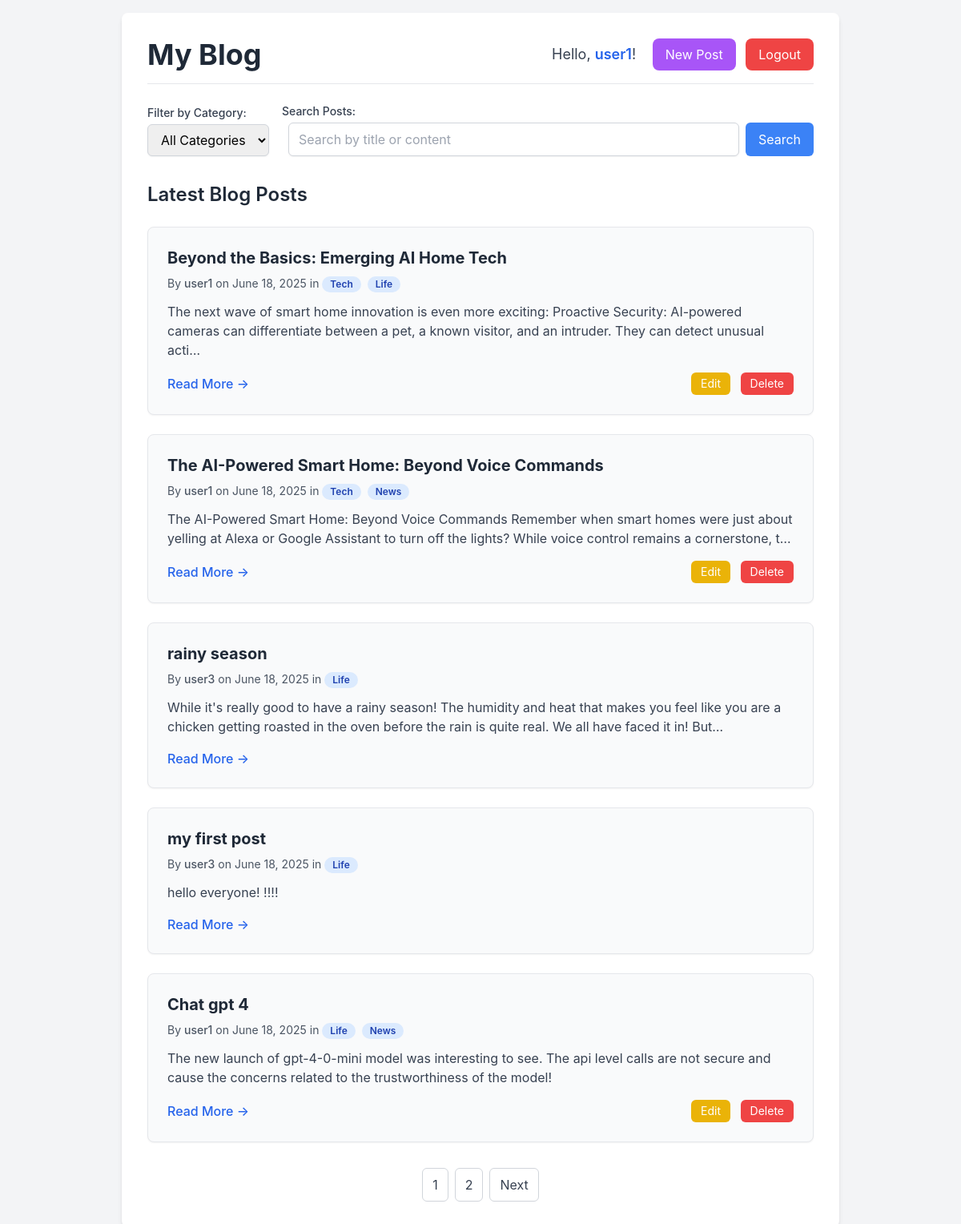
Page / (signed in) on the committed database.
### blog/models.py (models this page shows, shortened)
class User(AbstractUser):
    email = models.EmailField(unique=True)
    avatar = models.ImageField(upload_to='avatars/', null=True, blank=True)
    bio = models.TextField(null=True, blank=True)
    groups = models.ManyToManyField(
        'auth.Group',
        related_name='custom_user_groups',
        blank=True,
        help_text='Groups this user belongs to.'
    )
    user_permissions = models.ManyToManyField(
        'auth.Permission',
        related_name='custom_user_permissions',
        blank=True,
        help_text='User-specific permissions.'
    )

class BlogPost(models.Model):
    title = models.CharField(max_length=200)
    content = models.TextField()
    author = models.ForeignKey(User, on_delete=models.CASCADE,   related_name='blog_posts')
    published_date = models.DateTimeField(auto_now_add=True)
    is_published = models.BooleanField(default=True)
    categories = models.ManyToManyField(Category)
    created_at = models.DateTimeField(auto_now_add=True)
    updated_at = models.DateTimeField(auto_now=True)

class Category(models.Model):
    name = models.CharField(max_length=100)
    description = models.TextField(null=True, blank=True)
    created_at = models.DateTimeField(auto_now_add=True)
    updated_at = models.DateTimeField(auto_now=True)

### blog/views.py (the view)
# urls.py: path('', HomePageView.as_view(), name='home'), # Your home page with dynamic content
class HomePageView(View):
    template_name = 'home.html'
    paginate_by = 5 # Number of posts per page
    def get(self, request, *args, **kwargs):
        posts = BlogPost.objects.filter(is_published=True).order_by('-published_date')
        category_id = request.GET.get('category')
        if category_id:
            posts = posts.filter(categories__id=category_id)
        search_query = request.GET.get('q')
        if search_query:
            posts = posts.filter(
                Q(title__icontains=search_query) | Q(content__icontains=search_query)
            ).distinct() # distinct() to to avoid duplication posts
        paginator = Paginator(posts, self.paginate_by)
        page_number = request.GET.get('page')
        page_obj = paginator.get_page(page_number)
        context = {
            'page_obj': page_obj,
            'categories': Category.objects.all().order_by('name'), # All categories for dropdown
            'selected_category': category_id, # To pre-select dropdown
            'search_query': search_query, # To pre-fill search box
        }
        return render(request, self.template_name, context)

### blog/context_processors.py (called while the page is built)
def categories_processor(request):
    return {'all_categories': Category.objects.all().order_by('name')}

### templates/home.html (shortened to what this page needs)
<!DOCTYPE html>
<html lang="en">
<head>
    <script src="https://cdn.tailwindcss.com"></script>
</head>
<body class="bg-gray-100 flex flex-col items-center min-h-screen p-4">
    <div class="bg-white p-8 rounded-lg shadow-md w-full max-w-4xl">
        <nav class="flex justify-between items-center mb-6 pb-4 border-b border-gray-200">
            <h1 class="text-4xl font-bold text-gray-800">My Blog</h1>
            <div>
                {% if user.is_authenticated %}
                    <span class="text-lg text-gray-700 mr-4">Hello, <span class="font-semibold text-blue-600">{{ user.username }}</span>!</span>
                    <a href="{% url 'create_post' %}" class="inline-block bg-purple-500 text-white px-4 py-2 rounded-lg hover:bg-purple-600 transition duration-300 mr-2">New Post</a>
                    <form action="{% url 'logout' %}" method="post" class="inline-block m-0 p-0">
                        <button type="submit" class="inline-block bg-red-500 text-white px-4 py-2 rounded-lg hover:bg-red-600 transition duration-300">
                            Logout
                        </button>
                    </form>
                {% endif %}
            </div>
        </nav>
        <div class="mb-8 flex flex-col md:flex-row md:items-end justify-between space-y-4 md:space-y-0 md:space-x-4">
            <div class="w-full md:w-auto">
                <label for="category-filter" class="block text-sm font-medium text-gray-700 mb-1">Filter by Category:</label>
                <select id="category-filter" class="block w-full px-3 py-2 border border-gray-300 rounded-md shadow-sm focus:outline-none focus:ring-blue-500 focus:border-blue-500"
                        onchange="this.options[this.selectedIndex].value ? window.location.href = '?category=' + this.options[this.selectedIndex].value : window.location.href = '{% url "home" %}'">
                    <option value="">All Categories</option>
                </select>
            </div>
            <div class="w-full md:w-auto flex-grow">
                <label for="search-input" class="block text-sm font-medium text-gray-700 mb-1">Search Posts:</label>
                <form method="get" action="{% url 'home' %}" class="flex space-x-2">
                    <input type="text" id="search-input" name="q" placeholder="Search by title or content"
                           class="flex-grow px-3 py-2 border border-gray-300 rounded-md shadow-sm focus:outline-none focus:ring-2 focus:ring-blue-500 focus:border-blue-500"
                           value="{{ search_query|default:"" }}">
                    <button type="submit" class="bg-blue-500 text-white px-4 py-2 rounded-md hover:bg-blue-600 transition duration-300">Search</button>
                </form>
            </div>
        </div>
        <h2 class="text-2xl font-semibold text-gray-800 mb-6">Latest Blog Posts</h2>
        {% if page_obj.object_list %}
            <div class="space-y-6">
                {% for post in page_obj.object_list %}
                    <div class="bg-gray-50 p-6 rounded-lg shadow-sm border border-gray-200">
                        <h3 class="text-xl font-bold text-gray-800 mb-2">{{ post.title }}</h3>
                        <p class="text-sm text-gray-600 mb-3">
                            By <span class="font-medium">{{ post.author.username }}</span> on {{ post.published_date|date:"F d, Y" }}
                            {% if post.categories.all %}
                                in
                                {% for category in post.categories.all %}
                                    <span class="inline-block bg-blue-100 text-blue-800 text-xs font-semibold px-2.5 py-0.5 rounded-full mr-1">{{ category.name }}</span>
                                {% endfor %}
                            {% endif %}
                        </p>
                        <p class="text-gray-700 mb-4">{{ post.content|truncatechars:200 }}</p>
                        <div class="flex justify-between items-center mt-4">
                            <button onclick="openPostModal('{{ post.pk }}', '{% url "post_detail_api" post.pk %}')"
                                    class="text-blue-600 hover:text-blue-800 font-medium cursor-pointer">
                                Read More &rarr;
                            </button>
                            {% if user.is_authenticated and user == post.author %}
                                <div class="space-x-2">
                                    <a href="{% url 'post_edit' post.pk %}" class="inline-block bg-yellow-500 text-white px-3 py-1 text-sm rounded-md hover:bg-yellow-600 transition duration-300">Edit</a>
                                    <a href="{% url 'post_delete' post.pk %}"
                                       onclick="return confirm('Are you sure you want to delete the post titled \'{{ post.title|escapejs }}\'?')"
                                       class="inline-block bg-red-500 text-white px-3 py-1 text-sm rounded-md hover:bg-red-600 transition duration-300">Delete</a>
                                </div>
                            {% endif %}
                        </div>
                    </div>
                {% endfor %}
            </div>
            <nav class="mt-8 flex justify-center items-center space-x-2">
                {% for num in page_obj.paginator.page_range %}
                    <a href="?page={{ num }}{% if selected_category %}&category={{ selected_category }}{% endif %}{% if search_query %}&q={{ search_query }}{% endif %}"
                       class="px-3 py-2 rounded-md border border-gray-300 bg-white text-gray-700 hover:bg-gray-100
                              {% if page_obj.number == num %} pagination-active {% endif %}">
                        {{ num }}
                    </a>
                {% endfor %}
                {% if page_obj.has_next %}
                    <a href="?page={{ page_obj.next_page_number }}{% if selected_category %}&category={{ selected_category }}{% endif %}{% if search_query %}&q={{ search_query }}{% endif %}"
                       class="px-3 py-2 rounded-md border border-gray-300 bg-white text-gray-700 hover:bg-gray-100">Next</a>
                {% endif %}
            </nav>
        {% else %}
            <p class="text-gray-600 text-center text-lg mt-8">No blog posts found.</p>
        {% endif %}
    </div>
</body>
</html>

### templates/home.html (style rules this page uses)
body { font-family: 'Inter', sans-serif; }
.pagination-active { background-color: #2563eb; color: #ffffff; }

### rows in the picture
User: username "user1"
BlogPost: title "Beyond the Basics: Emerging AI Home Tech", author.username "user1", published_date "June 18, 2025", content "The next wave of smart home innovation is even more exciting: Proactive Security: AI-powered cameras can differentiate between a pet, a known visitor, and an intruder. They can detect unusual acti…"
Category: name "Tech"
Category: name "Life"
BlogPost: title "The AI-Powered Smart Home: Beyond Voice Commands", author.username "user1", published_date "June 18, 2025", content "The AI-Powered Smart Home: Beyond Voice Commands Remember when smart homes were just about yelling at Alexa or Google Assistant to turn off the lights? While voice control remains a cornerstone, t…"
Category: name "News"
BlogPost: title "rainy season", author.username "user3", published_date "June 18, 2025", content "While it's really good to have a rainy season! The humidity and heat that makes you feel like you are a chicken getting roasted in the oven before the rain is quite real. We all have faced it in! But…"
BlogPost: title "my first post", author.username "user3", published_date "June 18, 2025", content "hello everyone! !!!!"
BlogPost: title "Chat gpt 4", author.username "user1", published_date "June 18, 2025", content "The new launch of gpt-4-0-mini model was interesting to see. The api level calls are not secure and cause the concerns related to the trustworthiness of the model!"

### other values in the picture
{{ num }} "1" "2"
